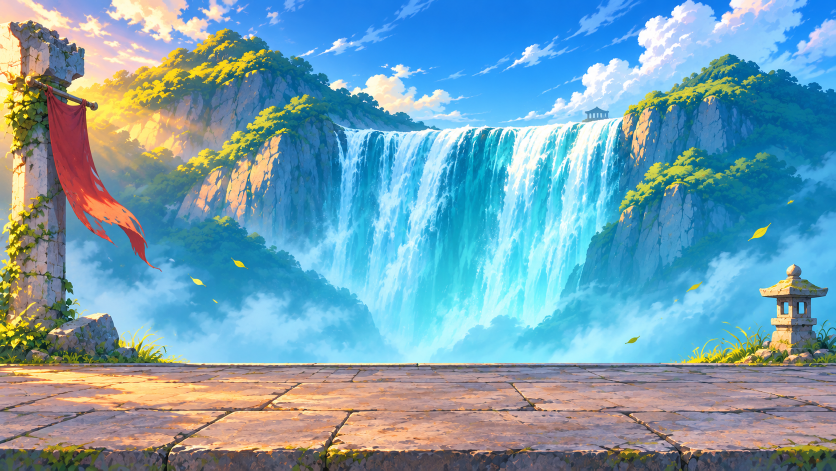
#> input picture docs/ref/sfondo-cascata.png, 1672 x 941 px (shown at 1/2 size)
$ python make_assets.py
#> lines starting #> are read from the running program, lines starting #| are printed output that depends on the picture; after the words box and inside, x2 and y2 are one past the last pixel; in counts of white or black regions, pixels touching at a corner belong together
#!/usr/bin/env python3
"""Builds the game's images from the references in docs/ref/ (needs Pillow).

usage: python3 tools/make_assets.py

  assets/arena/cascata.jpg       the arena backdrop (1672x941 JPG, at most 600 KB)
  assets/arena/cascata_mask.png  where the water flows (836x471 grayscale; 255 = full effect)
  assets/ui/ren_face.jpg         HUD portraits (160x160 JPG)
  assets/ui/kael_face.jpg
build.py embeds every file under assets/ in the page as a data URI.
"""
import os
from PIL import Image, ImageChops, ImageDraw, ImageFilter

ROOT = os.path.dirname(os.path.dirname(os.path.abspath(__file__)))
REF = os.path.join(ROOT, 'docs', 'ref')
OUT = os.path.join(ROOT, 'assets')

BACKDROP = (1672, 941)
BACKDROP_KB = 600
# The waterfall in backdrop pixels; from FOAM_Y down the mask fades to FOAM_MIN at FOAM_Y + FOAM_H (calmer foam).
WATER = [(672, 254), (1242, 247), (1240, 420), (1185, 470), (1165, 560), (1160, 640), (1080, 672), (820, 672),
         (705, 640), (676, 560)]
FOAM_Y, FOAM_H, FOAM_MIN = 590, 82, .4
MASK_BLUR, MASK_SIZE = 5, (836, 471)
# Portrait crops (left, top, right, bottom) of the character sheets, scaled to FACE x FACE.
FACES = {'ren': (392, 40, 632, 280), 'kael': (392, 70, 632, 310)}
FACE = 160


def out(*parts):
    p = os.path.join(OUT, *parts)
    os.makedirs(os.path.dirname(p), exist_ok=True)
    return p


def backdrop():
    im = Image.open(os.path.join(REF, 'sfondo-cascata.png')).convert('RGB')
#> im is the input picture: PIL image 1672x941 RGB; mean R, G, B 117.3, 160, 177.7
    assert im.size == BACKDROP, im.size
    p = out('arena', 'cascata.jpg')
    im.save(p, 'JPEG', quality=82, optimize=True)
    kb = os.path.getsize(p) / 1024
    assert kb <= BACKDROP_KB, '%s is %.0f KB' % (p, kb)
    return p


def foam_rows():
    """One grayscale column scaled across the image: 255 above FOAM_Y, then max(FOAM_MIN, 1-(y-FOAM_Y)/FOAM_H*.6)."""
    col = Image.new('L', (1, BACKDROP[1]))
    col.putdata([255 if y < FOAM_Y else round(255 * max(FOAM_MIN, 1 - (y - FOAM_Y) / FOAM_H * .6))
                 for y in range(BACKDROP[1])])
    return col.resize(BACKDROP, Image.NEAREST)


def mask():
    m = Image.new('L', BACKDROP, 0)
#> m: PIL image 1672x941 L; every value is 0
    ImageDraw.Draw(m).polygon(WATER, fill=255)
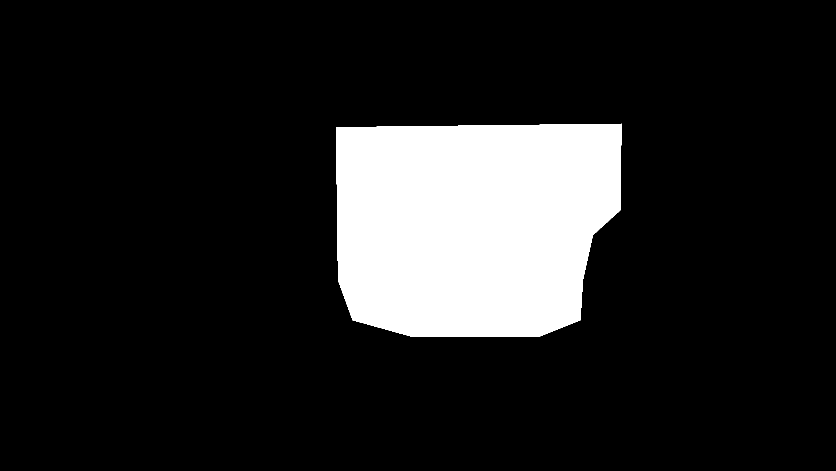
#> m: PIL image 1672x941 L (shown at 1/2 size); 13.8% white; 1 white region, box (x1, y1, x2, y2) and area: (672, 247, 1243, 673) 217867
    m = ImageChops.multiply(m, foam_rows())
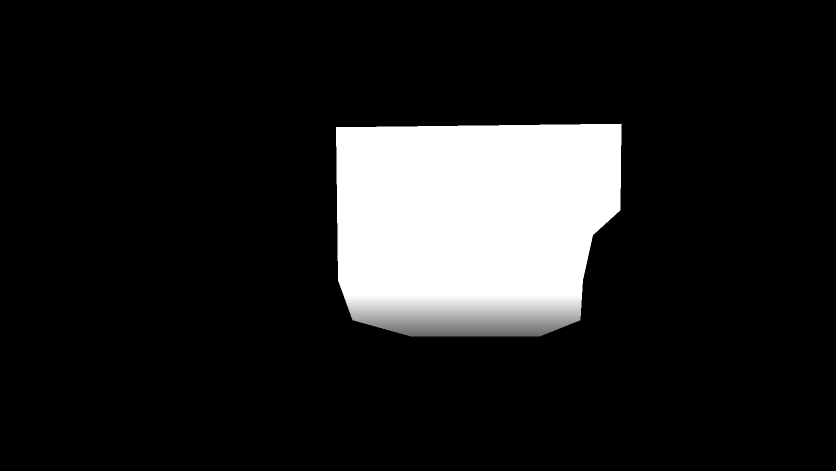
#> m: PIL image 1672x941 L (shown at 1/2 size); min 0, max 255, mean 33.7
    m = m.filter(ImageFilter.GaussianBlur(MASK_BLUR)).resize(MASK_SIZE, Image.BOX)
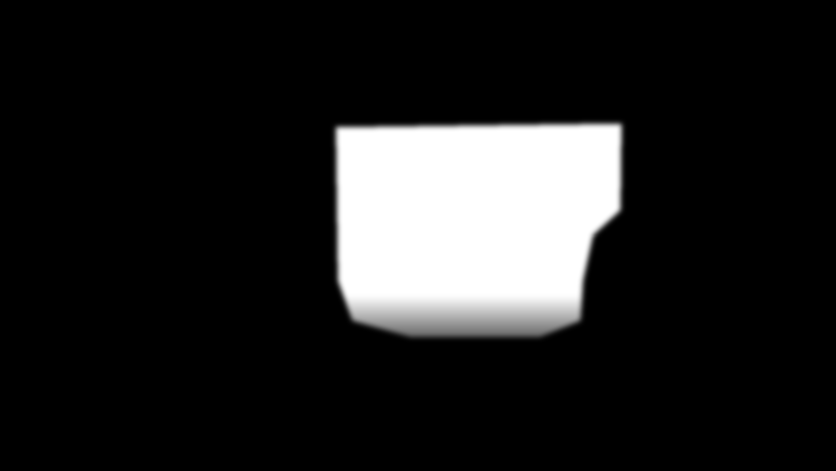
#> m: PIL image 836x471 L; min 0, max 255, mean 33.8
    p = out('arena', 'cascata_mask.png')
    m.save(p, 'PNG', optimize=True)
    return p


def faces():
    ps = []
    for name, box in FACES.items():
#> (the run stopped early here; a loop or call above may not have finished)
